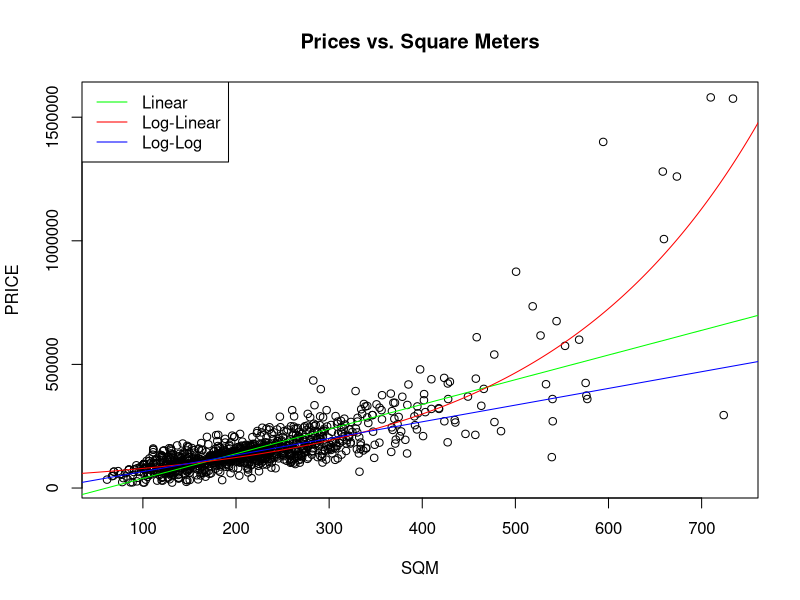
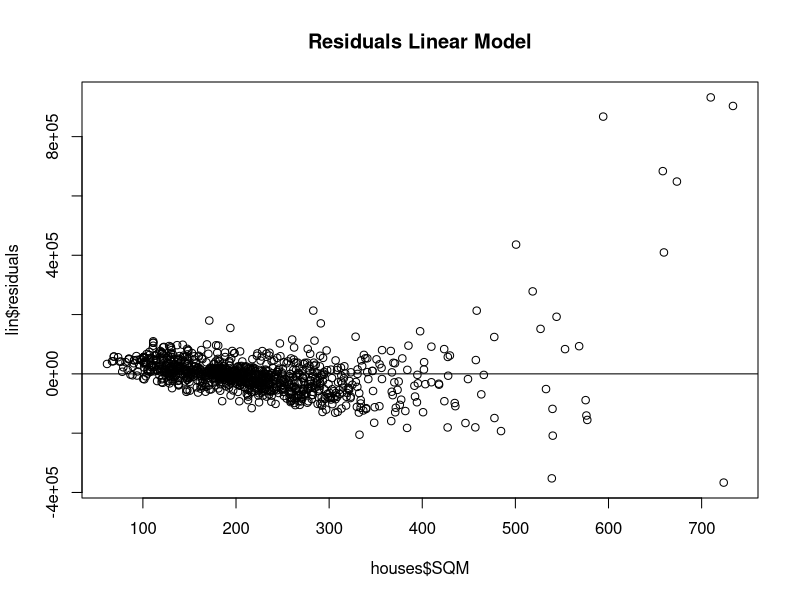
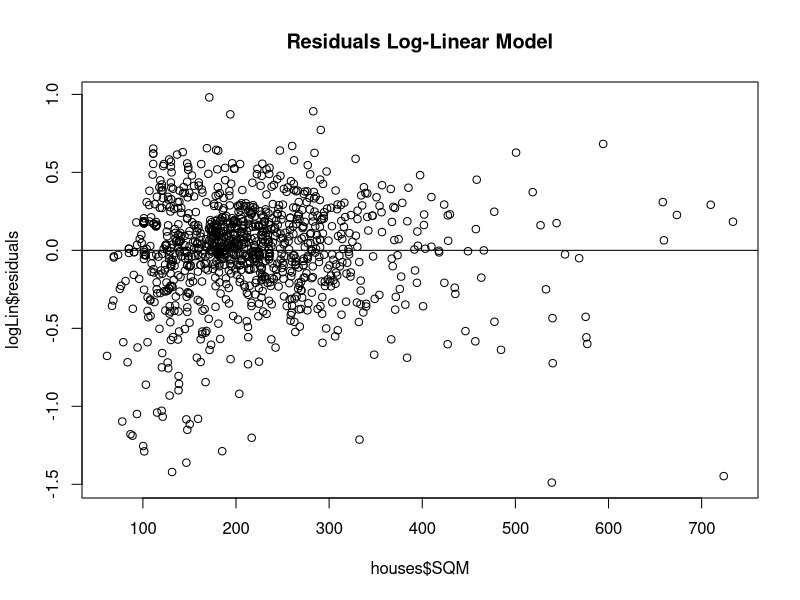
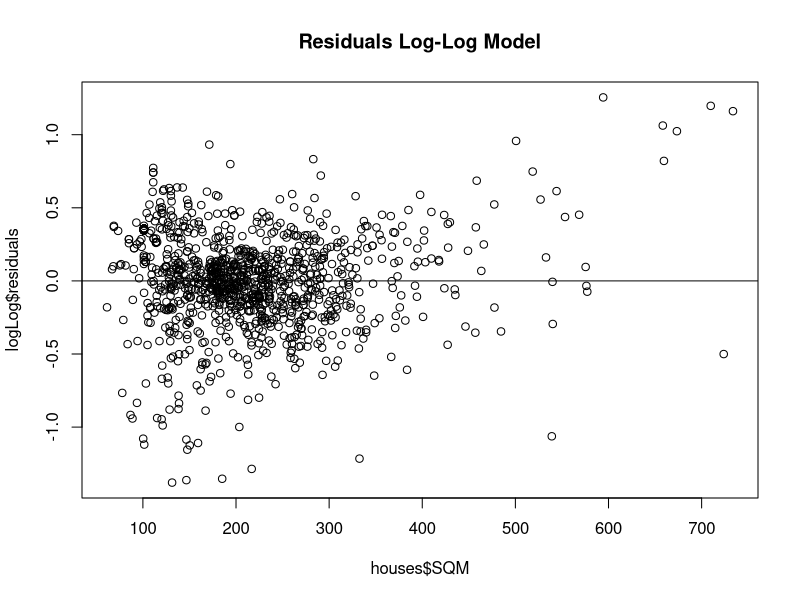

Write R code to recreate these figures, in order.
################################################################################
#                                                                              #
#      Exercise 4: Prediction, Goodness-of-Fit and Modelling Issues            # 
#                           Assignment 3                                       #
#                                                                              #
################################################################################
# package: if its not installed, type install.packages("tseries") in the console
library(tseries) # for the jarque-bera-test function


##### Assigment 3: House Prices #####

# Read data
houses <- read.csv("houseprices.csv")

# a) Interpretation b_2 and R^2
# Regressions
# Model (1)
lin <- lm(PRICE ~ SQM, data = houses)
summary(lin)

# Model (2)
logLin <- lm(log(PRICE) ~ SQM, data = houses)
summary(logLin)

# Modell (3)
logLog <- lm(log(PRICE) ~ log(SQM), data = houses)
summary(logLog)

# b) Comparison 
xVals <- seq(20, 800, 0.1)
fittedValsLogLin <- exp(logLin$coefficients[1] + logLin$coefficients[2]*xVals)
fittedValsLogLog <- exp(logLog$coefficients[1] + logLog$coefficients[2]*log(xVals))

# (i) Regression graph - scatterplot PRICE, SQM
plot(PRICE ~ SQM, data = houses, main = "Prices vs. Square Meters")
abline(lin, col = "green")
lines(fittedValsLogLin ~ xVals, col = "red")
lines(fittedValsLogLog ~ xVals, col = "blue")
legend("topleft", legend = c("Linear", "Log-Linear", "Log-Log"),
       col = c("green", "red", "blue"), lwd = 1)

# (ii) Residuals graph
# Linear model
plot(lin$residuals ~ houses$SQM, main = "Residuals Linear Model")
abline(h=0)

# Log-linear model
plot(logLin$residuals ~ houses$SQM, main = "Residuals Log-Linear Model")
abline(h=0)

# Log-log model
plot(logLog$residuals ~ houses$SQM, main = "Residuals Log-Log Model")
abline(h=0)

# (iv) Jarque Bera Test: H_0 the residuals are normally distributed
# Linear Model
jarque.bera.test(lin$residuals)

# Log-Linear Model
jarque.bera.test(logLin$residuals)

# Log-Log Model
jarque.bera.test(logLog$residuals)
